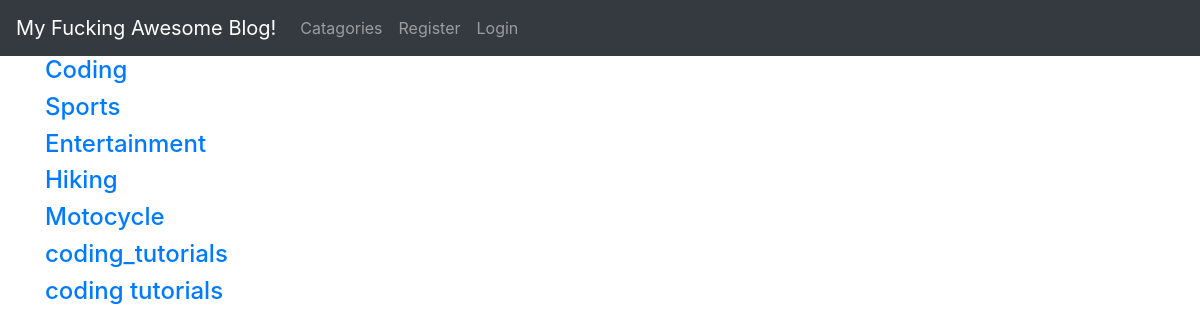
Screenshot of /catagory-list/ with the database file from the repository.
### myApp/models.py (models this page shows, shortened)
class Catagory(models.Model):
    name = models.CharField(max_length=255)
    def __str__(self):
        return self.name

### myApp/views.py (the view)
def CatagoryListView(request):
    cat_menu_list = Catagory.objects.all()
    return render(request, 'catagory_list.html', {'cat_menu_list':cat_menu_list})

### myApp/templates/catagory_list.html (shortened to what this page needs)
{% extends "base.html" %}
{% block content %}
{% for item in cat_menu_list  %}
    <h4><a href="{% url 'catagory' item|slugify %}">{{item}}</a></h4>
{% endfor %}
{% endblock %}

### rows the page displays
Catagory: name "Coding"
Catagory: name "Sports"
Catagory: name "Entertainment"
Catagory: name "Hiking"
Catagory: name "Motocycle"
Catagory: name "coding_tutorials"
Catagory: name "coding tutorials"
